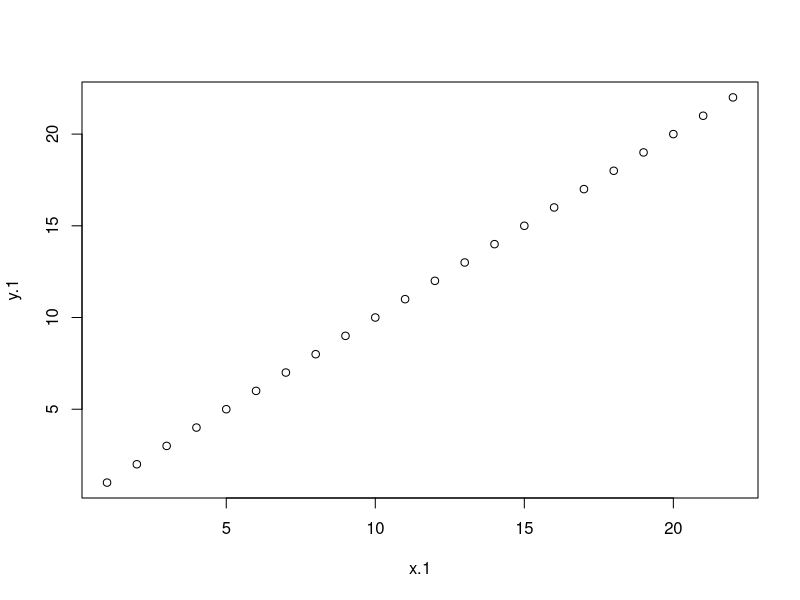

Recreate this plot in R.
# variables of R prog
x<-1:10
y<-1:10
var1<-2
var=4
# ploting a normal graph for practice
x.1<-1:22
y.1<-1:22
plot(x.1,y.1)
sum<-(12+3+4)

# cat function is use to combine multiple variables and print them in a sigle code
cat(x," ",y,"\n",sum)

# Data types in R prog

#logical, numeric, integer, character, complex, raw

#how to convert data types in R prog
# 1. converting into numeric
num1<-as.numeric(23+30i)
num2<-as.numeric(34L)

# 2. converting into integers

num.1<-as.integer(23.1)
num.2<-as.integer("amit9821")
num.3<-as.integer(9821)
num.4<-as.integer(20+11i)

# 3.converting into complex
num_1<-as.complex(3+1)
num_2<-as.complex(TRUE)
num_3<-as.complex(11)

#operators in R Prog
##1.arithmetic operators,
##2.relational = <, >, ==, <=, >=, !=
##3.logical = &, /, !, &&, //
##4.assignment = ,, <-, ->

#1.arithmetic 
a<-12.1
b<-6
print(a*b)
print(a%/%b)
print(a/b)
print(a^b)




